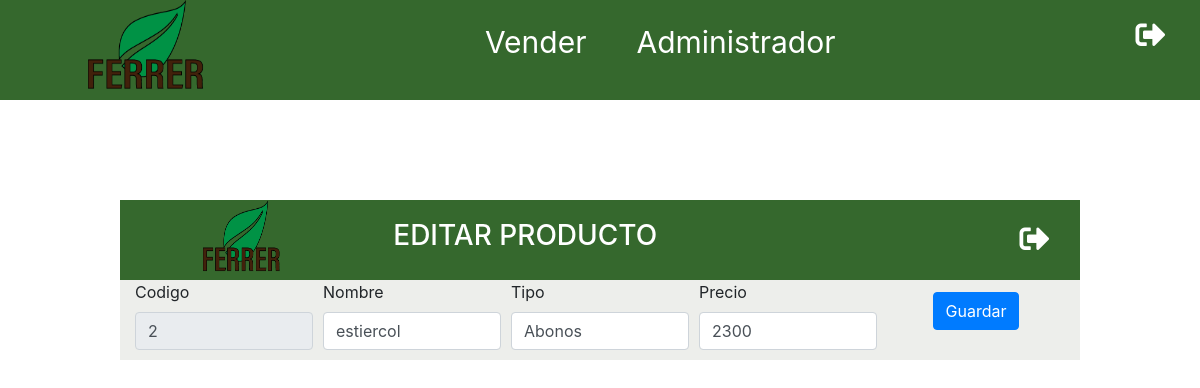
The app's page /editar.php?id=2 (signed in), older data.
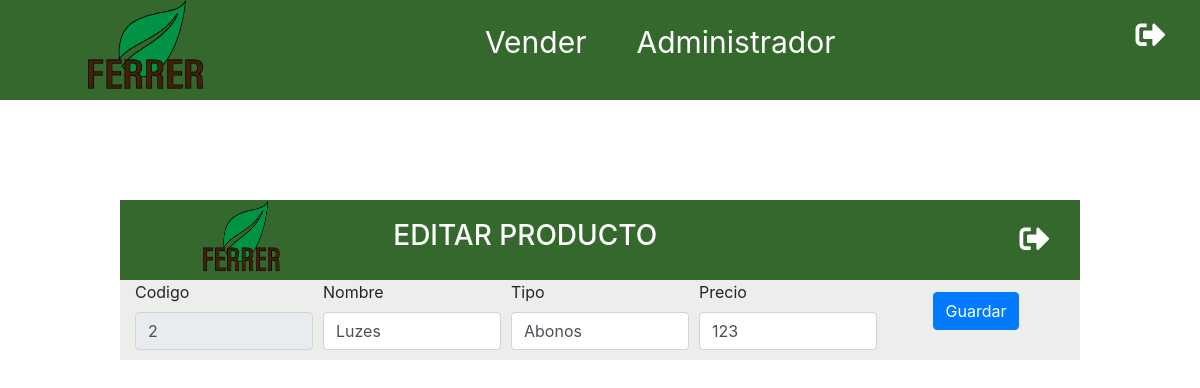
The same page, newer data.
### tables this page shows
CREATE TABLE `producto` (
  `Id_Producto` int(100) NOT NULL,
  `Nombre_Producto` varchar(25) NOT NULL,
  `Id_Tipo_Producto` varchar(50) NOT NULL,
  `Precio_Venta` int(11) NOT NULL,
  `Nombre_Usuario` varchar(30) NOT NULL,
  `FechaCreacion` date NOT NULL
);

### includes/funciones/consultas.php (called while the page is built, shortened)
<?php
function obtenerProducto($id){
    include 'bd_conexion.php';
    try{
        return $conn->query("SELECT Id_Producto, Nombre_Producto, Id_Tipo_Producto, Precio_Venta,Nombre_Usuario FROM producto WHERE Id_Producto = $id");
    }catch(Exception $e){
        echo "error!!". $e->getMessage() ."<br>";
        return false;
    }
}
?>

### editar.php (the view, shortened to what this page needs)
<?php include_once 'includes/templates/header.php';
include_once 'includes/funciones/consultas.php';
    $id = filter_var($_GET['id'], FILTER_VALIDATE_INT);
    $resultado = obtenerProducto($id);
    $producto = $resultado->fetch_assoc();
    ?>
    <pre>
</pre>
<div class="inventarioMORE UPDATE" id="inventarioADD">
                <div class="TengoEstilos">
                  <img src="./img/logo.png" alt="Logo">
                  <H3>EDITAR PRODUCTO</H3>
                  <a href="Admin.php"> <i class="fas fa-sign-out-alt Singout" id="CerrarAnadir"></i></a>
                </div>
                <div class="container">
                  <form   id="producto" class="Anadir" method="POST">
                    <div class="form-row">
                    <div class="col">
                        <label for="">Codigo</label>
                        <input type="text" placeholder="Codigo Producto" id="Codigo" name="Codigo" readonly="readonly" class="form-control" value="<?php echo ($producto['Id_Producto']) ? $producto['Id_Producto'] : ''; ?>" >
                      </div>
                      <div class="col">
                        <label for="">Nombre</label>
                        <input type="text" placeholder="Nombre Producto" id="Nombre" name="Nombre" class="form-control" value="<?php echo ($producto['Nombre_Producto']) ? $producto['Nombre_Producto'] : ''; ?>" >
                      </div>
                      <div class="col">
                        <label for="">Tipo</label>
                        <input list="buscador"placeholder="Tipo Producto" id="Tipo" name="Tipo" class="form-control" value="<?php echo ($producto['Id_Tipo_Producto']) ? $producto['Id_Tipo_Producto'] : ''; ?>" >
                      </div>
                      <div class="col">
                        <label for="Nombre">Precio</label>
                        <input type="number" placeholder="Precio" id="Precio" name="Precio" class="form-control" value="<?php echo ($producto['Precio_Venta']) ? $producto['Precio_Venta'] : ''; ?>" >
                      </div>
                      <div class="col Enviar">
                          <?php
                           $textoBtn = ($producto['Precio_Venta']) ? 'Guardar' : 'añadir';
                          ?>
                        <input type="submit" name="submit" value="<?php echo $textoBtn; ?>" class="btn btn-primary mb-2">
                      </div>
                    </div>
<?php include_once 'includes/templates/footer.php'; ?>

### includes/templates/header.php (shortened to what this page needs)
<!DOCTYPE html>
<html lang="en">
<head>
    <link rel="stylesheet" href="https://use.fontawesome.com/releases/v5.6.3/css/all.css">
    <link rel="stylesheet" href="./css/style.css">
    <link rel="stylesheet" href="https://stackpath.bootstrapcdn.com/bootstrap/4.4.1/css/bootstrap.min.css">
      <link rel="stylesheet" href="https://use.fontawesome.com/releases/v5.4.1/css/all.css">
    <link rel="stylesheet" href="https://use.fontawesome.com/releases/v5.4.1/css/all.css">
</head>
<body>
    <header>
    <div class="Home">
    <nav class="TengoEstilos">
        <img src="./img/logo.png" alt="Logo">
        <ul class="enlace-navegacion">
            <li><a id="vender" class="encalce" href="Venta.php">Vender</a></li>
            <li><a id="admin"  class="encalce" href="Admin.php">Administrador</a></li>
            <a href="index.php?cerrar_session=true"><i class="fas fa-sign-out-alt Singout"></i></a>
        </ul>
    </nav>
   </header>

### includes/templates/footer.php (shortened to what this page needs)
</body>
</html>

### css/style.css (style rules this page uses)
* { margin:0; }
body { margin: 0; width: 100vw; font-family: 'Lato',Arial, Helvetica, sans-serif ; justify-content: center; }
.TengoEstilos { background: #35682d; width: 100%; height: auto; display: flex; justify-content: space-around; align-items: center; }
.TengoEstilos img { width: 120px; height: 100px; margin: 0 50px; }
ul { display: flex; }
li { list-style: none; margin-left: 50px; }
li a { font-size: 30px; text-decoration: none; color: #fff }
.Singout { color: #fff; margin-left: 300px; font-size: 30px; }
li { font-size: 20px; }
form { display: flex; flex-direction: column; justify-content: center; align-items: center; }
label { display: block; margin-bottom: 10px; }
h3 { color: white; font-weight: 300; }
.inventarioMORE { background-color:rgb(237, 238, 235); width: 80vw; height: auto; display: none; position: absolute; flex-direction: column; justify-content: center; align-self: center; top: 25%; left: 10%; overflow: hidden; }
.inventarioMORE img { width: 80px; height: 80px; }
.Enviar { display: flex; justify-content: center; align-items: center; }
.Anadir { margin-bottom: 10px; }
.UPDATE { display: flex; }

Row changes from the older to the newer data that the page shows:
changed producto "Abonos": Nombre "estiercol" → "Luzes"; Precio "2300" → "123"
